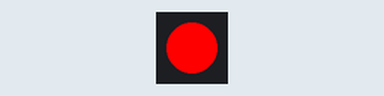
The sketch below on a simulated Arduino Uno, built with avr-gcc and run on an emulated ATmega328P. On the bench: 1 RGB LEDs in strip order, left to right.

Above: at 0.5 s.
At 1.5 s:
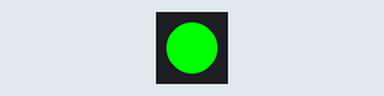
At 2.5 s:
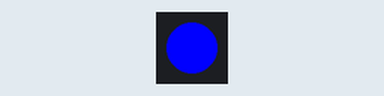
At 4.5 s:
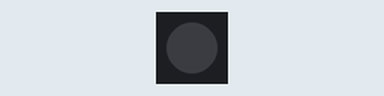
Timing chart, 0 to 6.5 s (numbered marks = the images above):
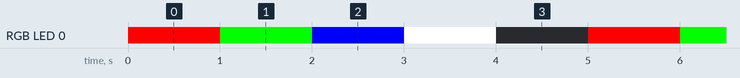

Measured:
- by itself, RGB LED 0: repeats every 5.0 s: RGB(0, 255, 0) 1.0 s, RGB(0, 0, 255) 1.0 s, RGB(255, 255, 255) 1.0 s, off 1.0 s, RGB(255, 0, 0) 1.0 s
- by itself, everything shown: repeats every 5.0 s, in 5 steps

The sketch:

rgbneo-code.ino
```cpp
#include <Adafruit_NeoPixel.h>

#define PIN 6          // Broche DIN
#define NUMPIXELS 1    // Nombre de LEDs

Adafruit_NeoPixel pixel(NUMPIXELS, PIN, NEO_GRB + NEO_KHZ800);

void setup() {
  pixel.begin();
  pixel.setBrightness(255); // Luminosité (0 à 255)
}

void loop() {

  // Rouge
  pixel.setPixelColor(0, pixel.Color(255, 0, 0));
  pixel.show();
  delay(1000);

  // Vert
  pixel.setPixelColor(0, pixel.Color(0, 255, 0));
  pixel.show();
  delay(1000);

  // Bleu
  pixel.setPixelColor(0, pixel.Color(0, 0, 255));
  pixel.show();
  delay(1000);

  // Blanc
  pixel.setPixelColor(0, pixel.Color(255, 255, 255));
  pixel.show();
  delay(1000);

  // Éteindre
  pixel.clear();
  pixel.show();
  delay(1000);
}
```
